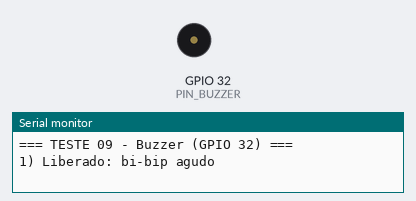
This sketch was run on a simulated ESP32. Parts: buzzer (waves = sounding), the last lines printed to the serial monitor.

Above: at 1.8 s.
At 3.5 s:
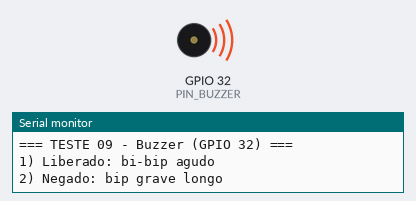
Timing chart, 0 to 10.1 s (numbered marks = the images above):
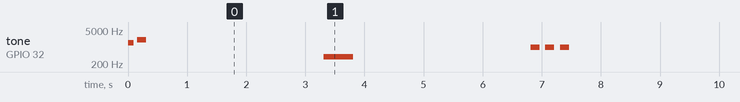

Measured:
- by itself, tone on GPIO 32 (PIN_BUZZER): plays 1500 Hz for 0.10 s, 2000 Hz for 0.15 s, 400 Hz for 0.50 s, 1000 Hz for 0.15 s, 1000 Hz for 0.15 s, 1000 Hz for 0.15 s … (115 notes in this stretch)

The sketch:

09_buzzer.ino
```cpp
// TESTE 09 - Buzzer
// Ligacao: perna + (a mais comprida) no GPIO 32, perna - no GND.
// Esperado: a cada 3 segundos toca um som diferente, na ordem
//   1) bi-bip agudo (liberado)  2) bip grave longo (negado)
//   3) tres bips (alerta)       4) sirene de 2 s (bloqueio)
// Se nao tocar nada: confira as pernas (+ no 32) e o GND.
// Se tocar so um "click" ou um chiado igual em todos: o buzzer e
// ATIVO; no SENTINEL, mude BUZZER_ATIVO para true no config.h.

#define PIN_BUZZER 32

void bip(int freq, int ms) {
  tone(PIN_BUZZER, freq);
  delay(ms);
  noTone(PIN_BUZZER);
}

void setup() {
  Serial.begin(115200);
  pinMode(PIN_BUZZER, OUTPUT);
  Serial.println("=== TESTE 09 - Buzzer (GPIO 32) ===");
}

void loop() {
  Serial.println("1) Liberado: bi-bip agudo");
  bip(1500, 100); delay(60); bip(2000, 150);
  delay(3000);

  Serial.println("2) Negado: bip grave longo");
  bip(400, 500);
  delay(3000);

  Serial.println("3) Alerta: 3 bips");
  for (int i = 0; i < 3; i++) { bip(1000, 150); delay(100); }
  delay(3000);

  Serial.println("4) Bloqueio: sirene");
  for (int i = 0; i < 4; i++) { bip(800, 250); bip(1300, 250); }
  delay(3000);
}
```
